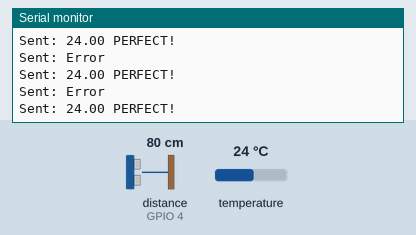
Simulated run of this sketch. Board: ESP32. Parts: the last lines printed to the serial monitor. Wiring (inferred from the names in the program): ultrasonic range finder: trigger GPIO 2; echo GPIO 4. The test bench sets the inputs (shaded band); at power-on: temperature 24 °C, distance to the obstacle (sensor on GPIO 4) 80 cm. The echo pulse lasts 58.3 µs per cm; WiFi joins after 1.5 s; servers stay silent unless stated.

Above: at 22.6 s.
22.7 s: temperature set to 21.4 °C
At 25.5 s:
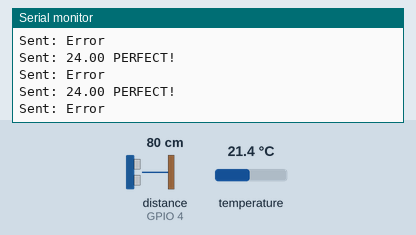
30.3 s: temperature set to 22.5 °C
At 33.8 s:
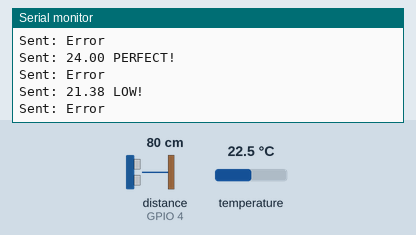
37.9 s: temperature set to 27.7 °C
At 40.9 s:
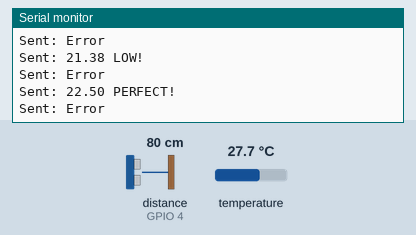
45.5 s: temperature set to 28.9 °C
At 53.0 s:
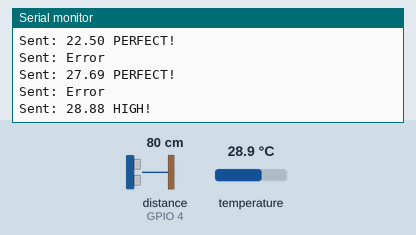
Timing chart, 0 to 54.3 s (numbered marks = the images above; inputs shaded):
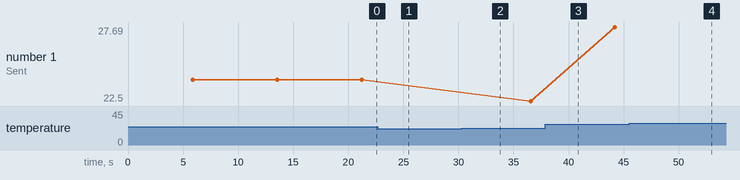

The sketch:

main.ino
```cpp
#include <Arduino.h>
#include <WiFi.h>
#include <Firebase_ESP_Client.h>
#include "addons/TokenHelper.h"
#include "addons/RTDBHelper.h"
#include <OneWire.h>
#include <DallasTemperature.h>


//Functions
String water_level();
String water_temperature();
String turbidity_level();
String ph_level();
String pir();
void sendtoFirebase(String path,String data);

//Pins

const int trigPin = 2;
const int echoPin = 4;
const int oneWireBus = 23;
const int turbPin=34;
const int phpin = A0;
const int pirpin = 24;

//vaiables

float maxDepth=12.0;
float distance = 0.0;
String percentage = "";
float volt=0.0;
float ntu=0.0;
float value;
float ph;
String temp= "";
String turbidity= "";
String phvalue= "";
String piroutput="";
OneWire oneWire(oneWireBus);
DallasTemperature sensors(&oneWire);


//Firebase paths
String dbName = "test/";
String waterlevelPath = dbName + "waterLevel";
String turbidityPath = dbName + "turbidityLevel";
String temperaturePath = dbName + "temperature";
String pirPath = dbName + "pirStatus";
String phPath = dbName + "phValue";

//Wifi credentials
#define WIFI_SSID "harshiiss"
#define WIFI_PASSWORD "12345678"

// Insert Firebase project API Key
#define API_KEY "AIzaSyDimxt4inJYjOmgn87bbmBUKwafur4gw6Q"

#define URL "aquasense-6f3a7-default-rtdb.asia-southeast1.firebasedatabase.app/"


FirebaseData fbdo;

FirebaseAuth auth;
FirebaseConfig config;

bool signupOK = false;

void setup(){
  pinMode(trigPin,OUTPUT);
  pinMode(echoPin,INPUT);
  pinMode(turbPin,INPUT);
  pinMode(phpin,INPUT);
  pinMode(pirpin,INPUT);
  Serial.begin(115200);
  Serial.println("Pins' setup done");
  WiFi.begin(WIFI_SSID, WIFI_PASSWORD);
  Serial.print("Connecting to Wi-Fi");
  while (WiFi.status() != WL_CONNECTED){
    Serial.print(".");
    delay(300);
  }
  Serial.println();
  Serial.print("Connected with IP: ");
  Serial.println(WiFi.localIP());
  Serial.println();


  config.api_key = API_KEY;


  config.database_url = URL;


  if (Firebase.signUp(&config, &auth, "", "")){
    Serial.println("ok");
    signupOK = true;
  }
  else{
    Serial.printf("%s\n", config.signer.signupError.message.c_str());
  }


  config.token_status_callback = tokenStatusCallback; //see addons/TokenHelper.h

  Firebase.begin(&config, &auth);
  Firebase.reconnectWiFi(false);
}

void loop(){
  sendtoFirebase(waterlevelPath,water_level());
  sendtoFirebase(temperaturePath,water_temperature());
//  sendtoFirebase(phPath,ph_level());
//  sendtoFirebase(turbidityPath,turbidity_level());
//  sendtoFirebase(pirPath,pir());

}


//Function for firebase data sending
void sendtoFirebase(String path,String data){
  if (Firebase.ready() && signupOK ){
      if (Firebase.RTDB.setString(&fbdo, path, data)){
        Serial.println("Sent: " + data);
      }
      else {
        Serial.println("FAILED");
        Serial.println("REASON: " + fbdo.errorReason());
      }
      delay(3300);
}}
//function for waterlevel
String water_level(){
  digitalWrite(trigPin,LOW);
  delayMicroseconds(10);
  digitalWrite(trigPin,HIGH);
  delayMicroseconds(10);
  digitalWrite(trigPin,LOW);
  distance = pulseIn(echoPin,HIGH);
  distance = (distance*0.034)/2;
  if (distance <= maxDepth){
    distance = ((maxDepth - distance)/maxDepth) * 100;
    percentage = String(distance) + " " + "%";
  }
  else {
    percentage = "Error";
}
  return percentage;

}

//function for water temperature
String water_temperature()
{
  sensors.requestTemperatures();
  float temperature = sensors.getTempCByIndex(0);
  if(temperature>=22 && temperature<=28)
  temp= String(temperature) + " PERFECT!";
  else if(temperature<22)
  temp= String(temperature) + " LOW!";
  else
  temp= String(temperature) + " HIGH!";
  return(temp);
}

String turbidity_level(){
    volt = analogRead(turbPin);
    ntu = map(volt,2015,0,0,100);

     if(ntu>=15 && ntu<=24)
    turbidity= String(ntu) + " PERFECT!";
  else if(ntu>90)
   turbidity= String(ntu) + " Danger";
  else
   turbidity= String(ntu) ;
    return turbidity;

}

String ph_level()
{
  value = analogRead(phpin);
  value = value*(3.3/4095);
  ph = 3.3*value;
  if(ph>=6.5 && ph<=8)
  phvalue= String(ph) + " PERFECT";
  else
  phvalue=String(ph) + " NOT IDEAL";
  return phvalue;
}

String pir(){
  if (digitalRead(pirpin) == 1){
    piroutput="Movement detected";
  }
  else {
        piroutput="no movement";
  }
   return piroutput;

}
```

Measured:
- the behaviour switches between 28 and 28.1 °C on temperature (found by bisection; images 3 and 4)
- after the input at 45.5 s, the serial monitor: prints a new line after 6.4 s (image 4)
- plotted number 1: 24 → 22.5 after the input at 30.3 s, 22.5 → 27.69 after the input at 37.9 s
